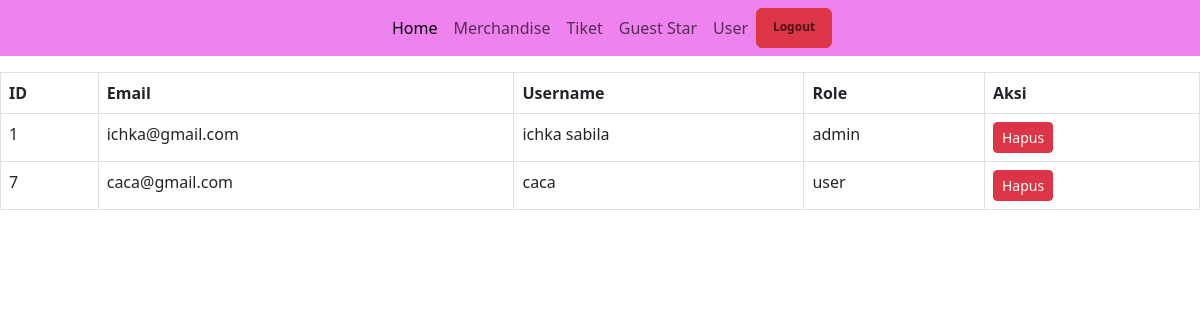
Page /php/admincek.php (signed in) on the committed database.
### tables this page shows
CREATE TABLE `users` (
  `id` int NOT NULL,
  `email` varchar(255) NOT NULL,
  `username` varchar(255) NOT NULL DEFAULT 'username tidak ada',
  `password` varchar(255) NOT NULL,
  `role` enum('admin','user') NOT NULL DEFAULT 'user'
);

### php/functions.php (called while the page is built, shortened)
<?php
$conn = mysqli_connect("localhost:3306", "root", "", "tubes");
function getUserList() {
    global $conn;
    $query = "SELECT * FROM users";
    $result = mysqli_query($conn, $query);
    $users = array();
    while ($row = mysqli_fetch_assoc($result)) {
        $users[] = $row;
    }
    return $users;
}

### php/admincek.php (the view, shortened to what this page needs)
<?php
require 'functions.php';
$users = getUserList();
?>
<!doctype html>
<html lang="en">
<head>
    <link href="https://cdn.jsdelivr.net/npm/bootstrap@5.3.0-alpha3/dist/css/bootstrap.min.css" rel="stylesheet">
</head>
<body>
<?php include('../modular/navbarAdmin.php') ?>
    <h1>Daftar User</h1>
    <div class="table-responsive">
        <table class="table table-bordered admin-container mt-3">
            <tr>
                <th>ID</th>
                <th>Email</th>
                <th>Username</th>
                <th>Role</th>
                <th>Aksi</th>
            </tr>
            <?php foreach ($users as $user) : ?>
            <tr>
                <td><?php echo $user['id']; ?></td>
                <td><?php echo $user['email']; ?></td>
                <td><?php echo $user['username']; ?></td>
                <td><?php echo $user['role']; ?></td>
                <td>
            <a href="admincek.php?delete_id=<?php echo $user['id']; ?>" class="btn btn-danger btn-sm" onclick="return confirm('Apakah Anda yakin ingin menghapus data ini?')">Hapus</a>
        </td>
            </tr>
            <?php endforeach; ?>
        </table>
    </div>
</body>
</html>

### rows in the picture
users: id "1", email "ichka@gmail.com", username "ichka sabila", role "admin"
users: id "7", email "caca@gmail.com", username "caca", role "user"
